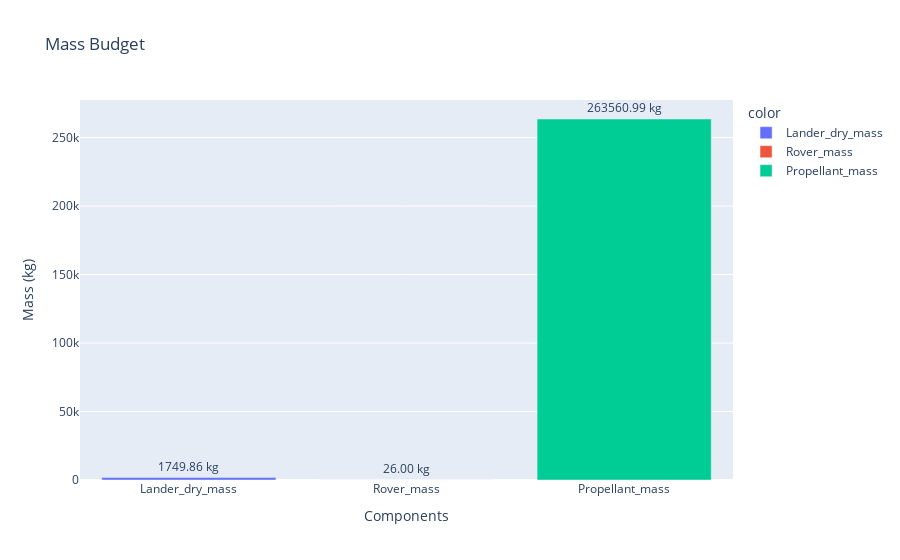

The code cell stored with this chart in its notebook:
### Markdown cell above
## Bar Graph of Mass Budget Using PLOTLY

### Code cell
import plotly.express as px

mass_labels = ['Lander_dry_mass', 'Rover_mass', 'Propellant_mass']
mass_values = [ lander_dry_mass,rover_mass,propellant_mass_required]

mass_fig = px.bar(x=mass_labels, y=mass_values,color=mass_labels,
                  labels={'x': 'Components', 'y': 'Mass (kg)'},
                  title='Mass Budget')
mass_fig.update_traces(texttemplate='%{y:.2f} kg' , textposition='outside')

mass_fig.show()

### Figure 1 — Plotly figure (JSON) as saved in the notebook; plotly's stock layout.template omitted (floating-point values rounded to 4 significant figures)
{"data": [{"alignmentgroup": "True", "hovertemplate": "color=Lander_dry_mass<br>Components=%{x}<br>Mass (kg)=%{y}<extra></extra>", "legendgroup": "Lander_dry_mass", "marker": {"color": "#636efa", "pattern": {"shape": ""}}, "name": "Lander_dry_mass", "offsetgroup": "Lander_dry_mass", "orientation": "v", "showlegend": true, "textposition": "outside", "texttemplate": "%{y:.2f} kg", "type": "bar", "x": ["Lander_dry_mass"], "xaxis": "x", "y": [1750.0], "yaxis": "y"}, {"alignmentgroup": "True", "hovertemplate": "color=Rover_mass<br>Components=%{x}<br>Mass (kg)=%{y}<extra></extra>", "legendgroup": "Rover_mass", "marker": {"color": "#EF553B", "pattern": {"shape": ""}}, "name": "Rover_mass", "offsetgroup": "Rover_mass", "orientation": "v", "showlegend": true, "textposition": "outside", "texttemplate": "%{y:.2f} kg", "type": "bar", "x": ["Rover_mass"], "xaxis": "x", "y": [26], "yaxis": "y"}, {"alignmentgroup": "True", "hovertemplate": "color=Propellant_mass<br>Components=%{x}<br>Mass (kg)=%{y}<extra></extra>", "legendgroup": "Propellant_mass", "marker": {"color": "#00cc96", "pattern": {"shape": ""}}, "name": "Propellant_mass", "offsetgroup": "Propellant_mass", "orientation": "v", "showlegend": true, "textposition": "outside", "texttemplate": "%{y:.2f} kg", "type": "bar", "x": ["Propellant_mass"], "xaxis": "x", "y": [263600.0], "yaxis": "y"}], "layout": {"autosize": true, "barmode": "relative", "legend": {"title": {"text": "color"}, "tracegroupgap": 0}, "title": {"text": "Mass Budget"}, "xaxis": {"anchor": "y", "autorange": true, "domain": [0, 1], "range": [-0.5, 2.5], "title": {"text": "Components"}, "type": "category"}, "yaxis": {"anchor": "x", "autorange": true, "domain": [0, 1], "range": [0, 277400.0], "title": {"text": "Mass (kg)"}, "type": "linear"}}}
